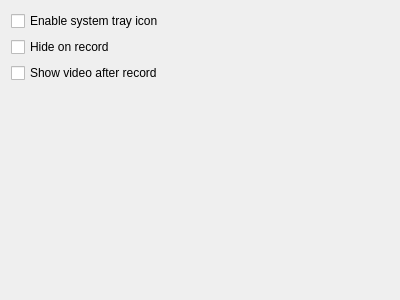
<?xml version="1.0" encoding="UTF-8"?>
<ui version="4.0">
 <class>Settings</class>
 <widget class="QWidget" name="Settings">
  <property name="geometry">
   <rect>
    <x>0</x>
    <y>0</y>
    <width>400</width>
    <height>300</height>
   </rect>
  </property>
  <property name="windowTitle">
   <string notr="true"/>
  </property>
  <layout class="QGridLayout" name="gridLayout">
   <item row="1" column="0">
    <widget class="QCheckBox" name="kcfg_hideOnRecord">
     <property name="text">
      <string>Hide on record</string>
     </property>
    </widget>
   </item>
   <item row="3" column="0">
    <spacer name="verticalSpacer">
     <property name="orientation">
      <enum>Qt::Vertical</enum>
     </property>
     <property name="sizeHint" stdset="0">
      <size>
       <width>20</width>
       <height>40</height>
      </size>
     </property>
    </spacer>
   </item>
   <item row="0" column="0">
    <widget class="QCheckBox" name="kcfg_tray">
     <property name="text">
      <string>Enable system tray icon</string>
     </property>
    </widget>
   </item>
   <item row="2" column="0">
    <widget class="QCheckBox" name="kcfg_showVideo">
     <property name="text">
      <string>Show video after record</string>
     </property>
    </widget>
   </item>
  </layout>
 </widget>
 <resources/>
 <connections/>
</ui>
